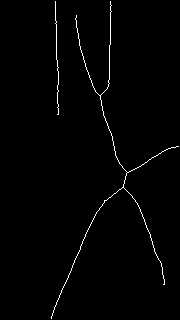
#> input picture example/data/skeleton.png, 180 x 320 px, found by its file name
$ python example.py
#> lines starting #> are read from the running program, lines starting #| are printed output that depends on the picture; after the words box and inside, x2 and y2 are one past the last pixel; in counts of white or black regions, pixels touching at a corner belong together
### example/s2g.py
import numpy as np
from typing import List, Optional
from pys2g import SkeletonFrame, Skeleton2Graph, LinearCluster
from decorator import timeit

# TODO: Write explanation
class Skeleton2GraphHelper(object):
    def __init__(self, simplification_threshold: float = 10, directional_threshold: float = 30):
        self._s2g: Skeleton2Graph = Skeleton2Graph(simplification_threshold=simplification_threshold, directional_threshold=directional_threshold)

        self._frame: Optional[SkeletonFrame] = None
        self._node_init: Optional[List[int]] = None
        self._edge_init: Optional[List[int]] = None

        self._node_simplified: Optional[List[int]] = None
        self._edge_simplified: Optional[List[int]] = None

        self._linear_clusters: Optional[List[LinearCluster]] = None
        self._node_labels_simplified: Optional[List[int]] = None
        self._mutual_cluster_index_pairs: Optional[List[int]] = None
        self._point_index_pairs_mutual_clusters: Optional[List[int]] = None

    # [21 lines left out: functions set_frame, initialize_graph_state, analyze_graph, not called in this run]

    @property
    def initial_graph_elements(self):
        return self._node_init, self._edge_init

    @property
    def simplified_graph_elements(self):
        return self._node_simplified, self._edge_simplified

    @property
    def node_labels(self):
        return self._node_labels_simplified

    @property
    def linear_clusters(self):
        return self._linear_clusters

    @property
    def cluster_connection_information(self):
        return self._mutual_cluster_index_pairs, self._point_index_pairs_mutual_clusters

    @property
    def skeleton_simplified(self):
        return self._s2g.skeleton_simplified()

### example/decorator.py
import time
from functools import wraps


def timeit(f):
    # [7 lines left out: function wrap, not called in this run]
    return wrap

### example/example.py
from os import write
import cv2
import numpy as np
from pathlib import Path
from s2g import Skeleton2GraphHelper
from utils import SkeletonGraphPainter, LinearClusterPainter, show_image, write_image

# from skimage.morphology import thin, skeletonize

SCRIPT_DIR = str(Path().parent)


"""
Skeleton to Graph convertion
"""
scale = 2.0
skeleton_image = cv2.imread(f"{SCRIPT_DIR}/example/data/skeleton.png", cv2.IMREAD_ANYDEPTH)
#> skeleton_image: shape (320, 180); 1.2% white in thin lines or dots, all inside (x1, y1, x2, y2) = (51, 1, 179, 319)
skeleton_image = cv2.resize(skeleton_image, None, fx=2.0, fy=2.0, interpolation=cv2.INTER_NEAREST)
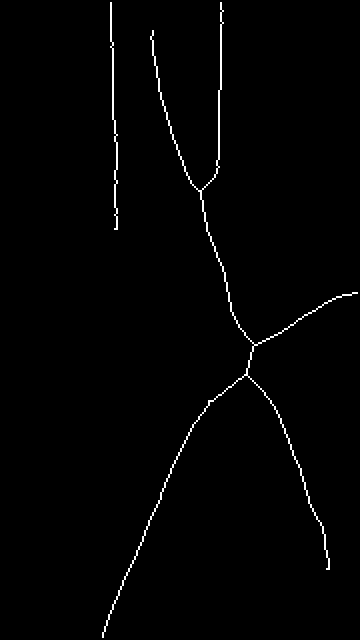
#> skeleton_image: shape (640, 360); 1.2% white in thin lines or dots, all inside (x1, y1, x2, y2) = (102, 2, 358, 638)
image_height, image_width = skeleton_image.shape
#> image_height = 640; image_width = 360

N = 1000
y = (np.random.rand(N) * image_height).astype(int)
x = (np.random.rand(N) * image_width).astype(int)
skeleton_image[y, x] = 255
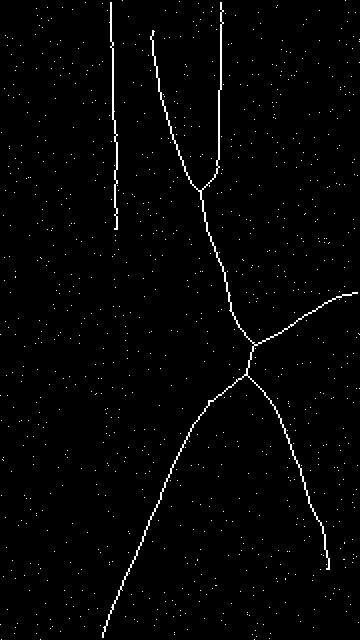
#> skeleton_image: shape (640, 360); 1.6% white in thin lines or dots

s2g = Skeleton2GraphHelper(simplification_threshold=30.0, directional_threshold=90.0)
#> (the run stopped early here; a loop or call above may not have finished)
